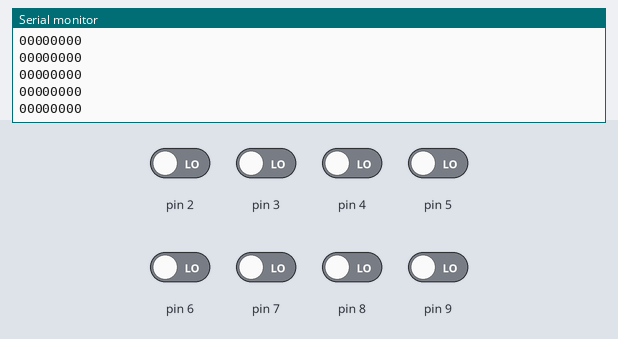
A sketch run on a simulated Arduino Uno, built with avr-gcc and run on an emulated ATmega328P. Shown: the last lines printed to the serial monitor. Inputs (shaded band) come from the test bench; at power-on: pin 2–9 LOW.

Above: at 1.2 s.
1.3 s: pin 2 driven HIGH
At 1.31 s:
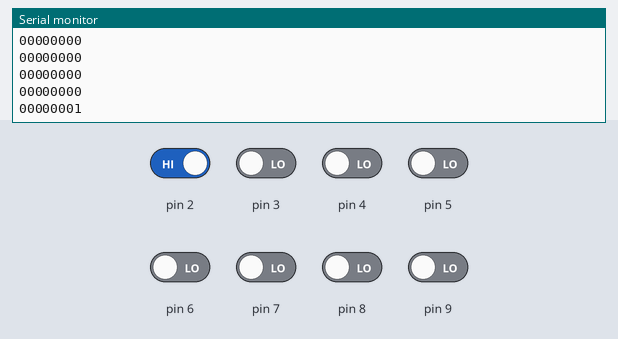
2.8 s: pin 3 driven HIGH
At 2.82 s:
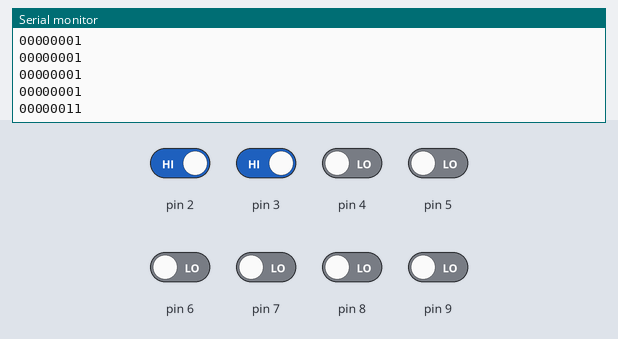
4.3 s: pin 4 driven HIGH
At 4.33 s:
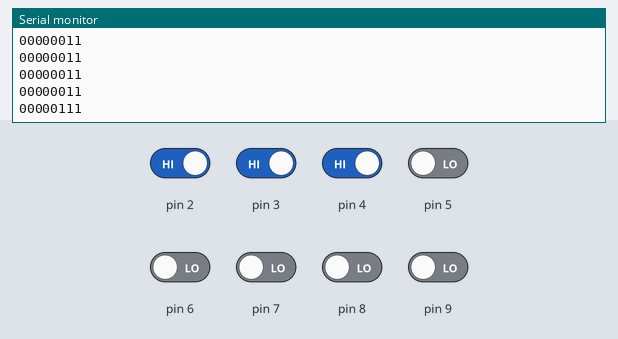
5.8 s: pin 5 driven HIGH
At 5.84 s:
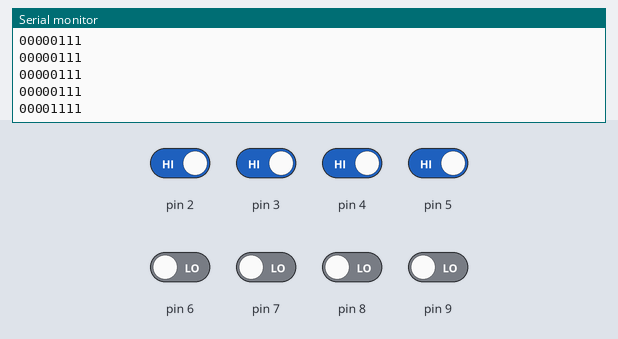
7.3 s: pin 6 driven HIGH
At 7.34 s:
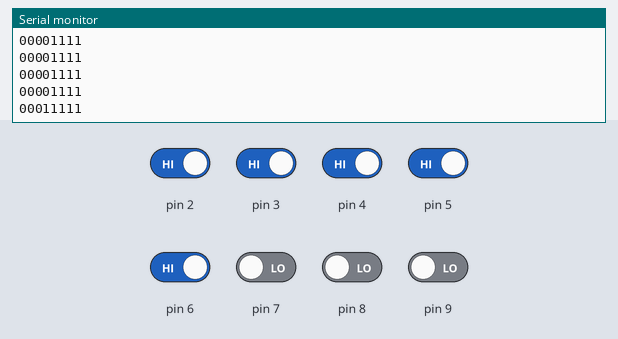
8.8 s: pin 7 driven HIGH
At 8.85 s:
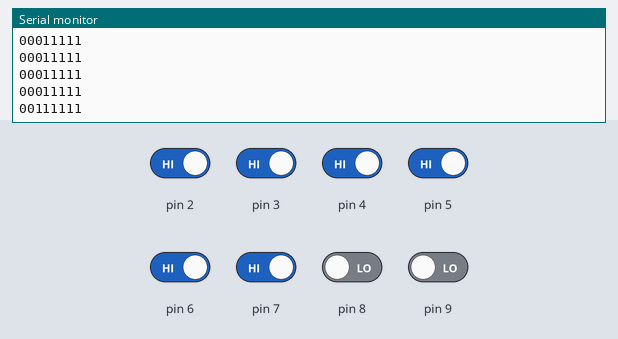
Timing chart, 0 to 11.3 s (numbered marks = the images above; inputs shaded):
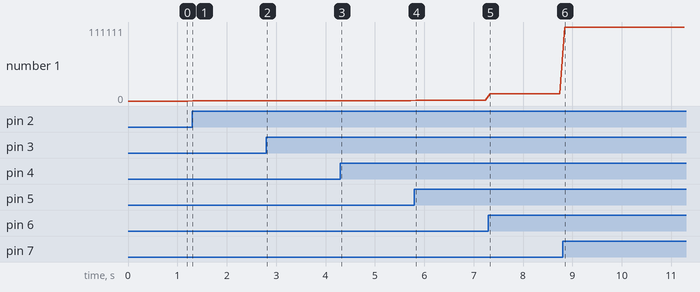

The sketch:

serialProyectoInstru.ino
```cpp
void setup() {
  Serial.begin(9600);  // Inicia la comunicación serial a 9600 baudios

  // Configura los pines como entradas
  for (int pin = 9; pin >= 2; pin--) {
    pinMode(pin, INPUT);
  }
}

void loop() {
  // Lee los estados de los pines y muestra cada dígito en el monitor serie
  for (int pin = 9; pin >= 2; pin--) {
    Serial.print(digitalRead(pin));  // Imprime el estado del pin (0 o 1)
  }
  Serial.println();  // Salto de línea para mostrar la siguiente lectura en una nueva línea

  delay(100);  // Pequeño retraso para evitar enviar datos demasiado rápido
}
```

Measured:
- after the input at 1.3 s, the serial monitor: prints a new line at once (image 1)
- after the input at 2.8 s, the serial monitor: prints a new line at once (image 2)
- after the input at 4.3 s, the serial monitor: prints a new line at once (image 3)
- after the input at 5.8 s, the serial monitor: prints a new line at once (image 4)
- after the input at 7.3 s, the serial monitor: prints a new line at once (image 5)
- after the input at 8.8 s, the serial monitor: prints a new line after 0.05 s (image 6)
- plotted number 1: 0 → 1 after the input at 1.3 s, 1 → 11 after the input at 2.8 s, 11 → 111 after the input at 4.3 s, 111 → 1111 after the input at 5.8 s, 1111 → 11111 after the input at 7.3 s
